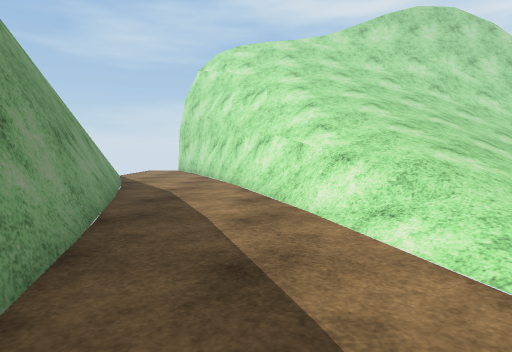
View 1 (above)

19 first-person views from a walk through a Unity game level. The camera is 1.2 m above the floor, tilts 4° down and sees 75° across. The floor is counted in squares, 1 m on a side. Each view is taken from the middle of a square. On the plan, view 1 faces up. The plan holds only what a view shows up to about 14 squares ahead; the rest is blank. The place goes on beyond the plan. The player character is not drawn. Surface patterns are stand-ins for the level's own textures.

View 2
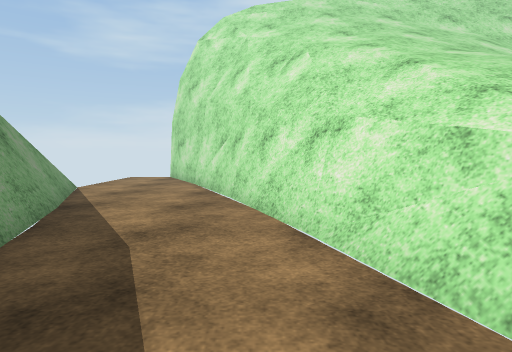

View 3
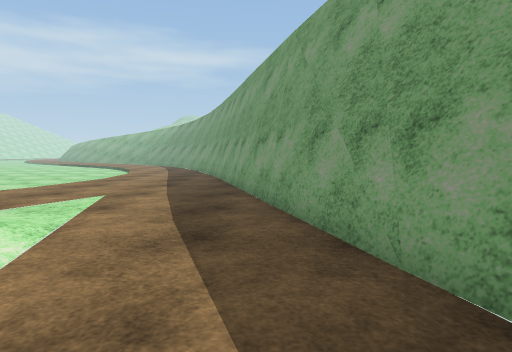

View 4
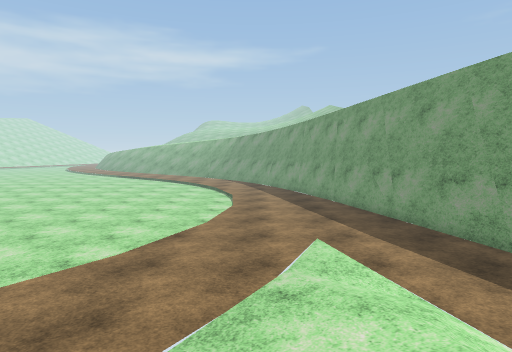

View 5
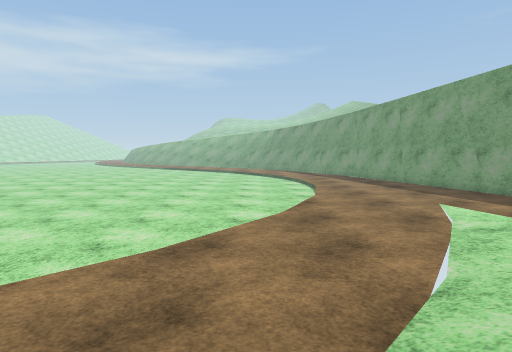

View 6
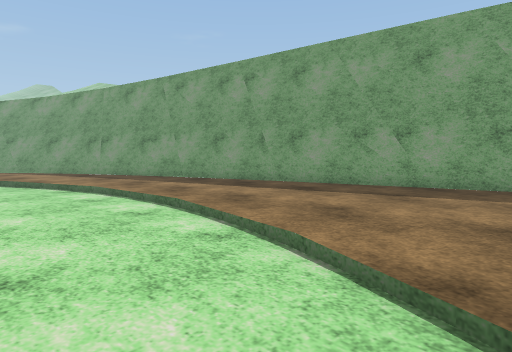

View 7
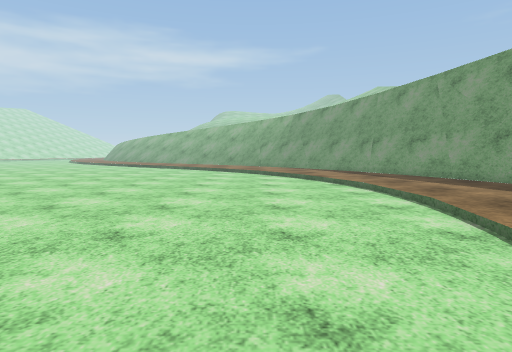

View 8
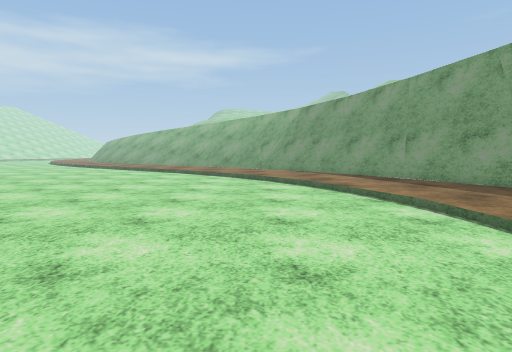

View 9
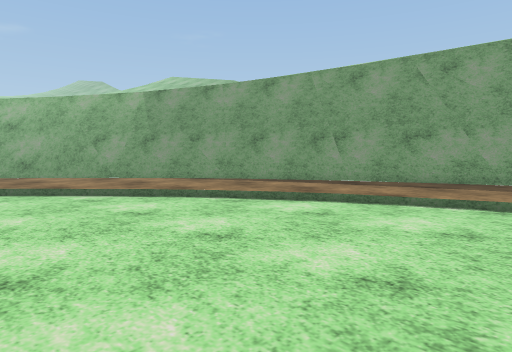

View 10
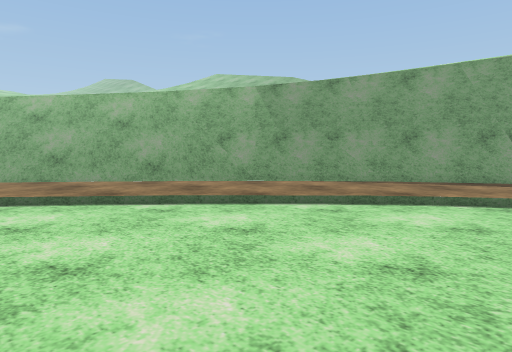

View 11
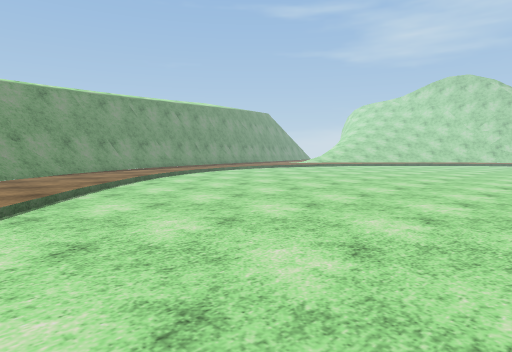

View 12
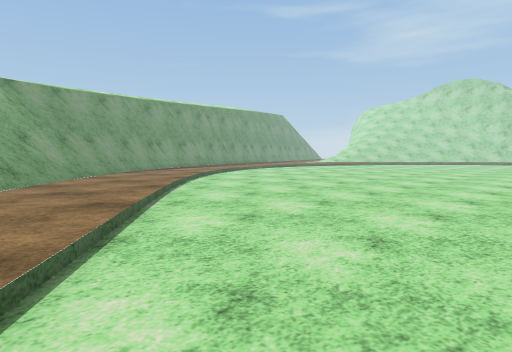

View 13
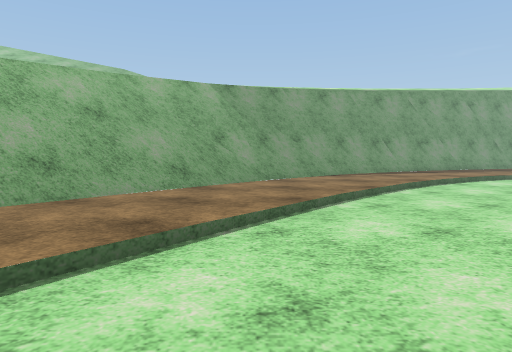

View 14
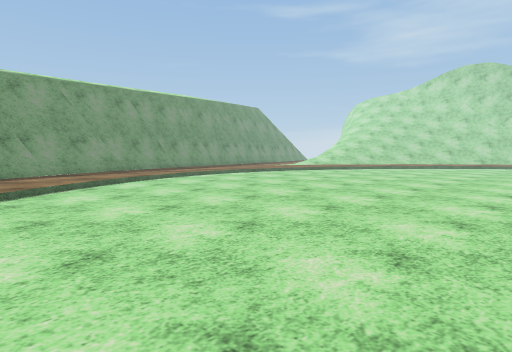

View 15
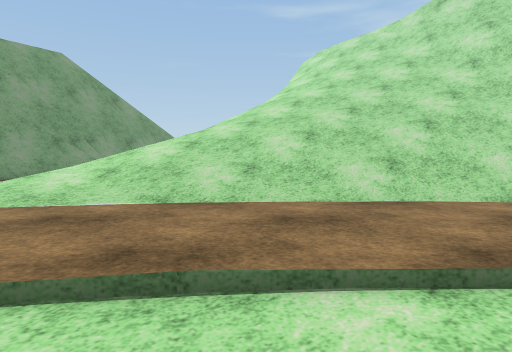

View 16
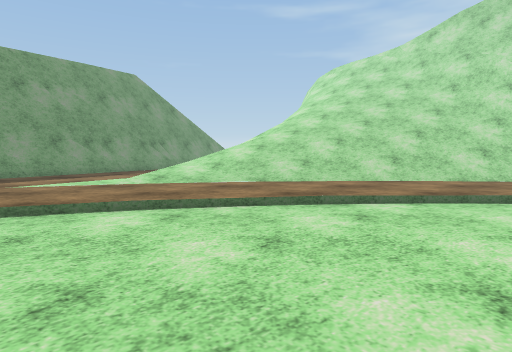

View 17
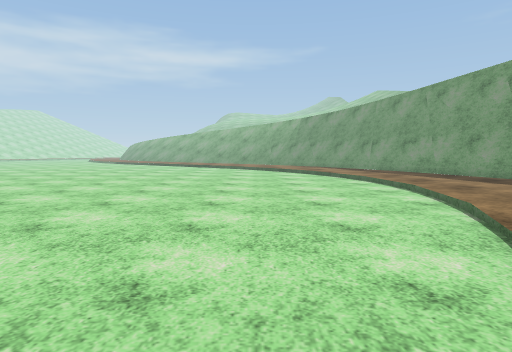

View 18
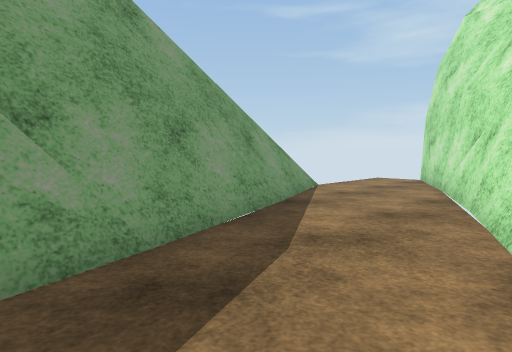

View 19
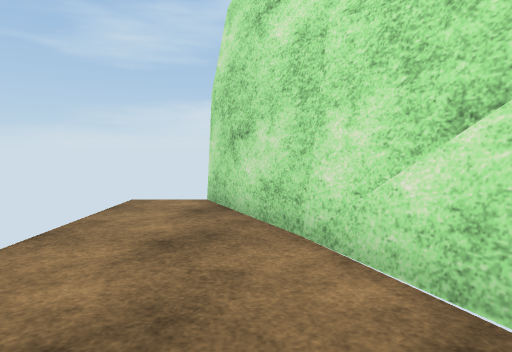

### Floor plan
Key: @ floor where view 1 was taken; # wall or solid block; . main floor; : floor 0.25 m higher than the main floor; + floor 5 m higher than the main floor; / step, stairs or slope; = window, fence, low wall or low ledge; ^ raised ledge; v drop or lower ground.
Columns run from 7 left of view 1 to 24 right of it. Each row starts with its distance up from view 1.
 23   #
 22  :##
 21  ::#
 20  ::##v////////////
 19  :::# /////////////
 18  :::##v////////////
 17  ::::# v///////////
 16 =::::##v///////////
 15 #=:::##v///////////
 14 ##::::#v/////////////
 13 ##::::##/////////////
 12  ##::::#/////////////
 11  ##::::#=///////////:
 10   #=:::/=//////////::
  9   ##:::///////////:::
  8  v##:::://///////:::::
  7    #=:::////////:::::/
  6   v##:::://////:::::/.
  5   v##:::://////::::/..
  4     #:::://///::::/...
  3    v##::::///::::/....
  2    v##:::::/:::::......
  1     v#::::::::::/......
  0     v#=@:::::::/........
 -1     v##::::::::/.........
 -2     vv#::::::::..........
 -3      v#:::::::/...........
 -4      v#=::::::.............
 -5      v##::::::.............
 -6      /v#::::::.............
 -7       v#:::::/.............
 -8       v##::::/.............
 -9        v#::::/..............
-10        v#:::::................
-11        v#=::::................
-12         v#::::................
-13        /v#::::/...............
-14        /v#=::::...............
-15         vv#::::/...............
-16         /v#=:::/...............
-17         /v##::::/..............
-18           v#=::::..............
-19          /v##::::/.............
-20          +vv#=::::/............
-21           /v##:::::/...........
-22            vv#=:::::/...........
-23             vv#=:::::/..........
-24              v##=:::::/.........
-25               v#=/:::::/........
-26               v#^//::::::/......
-27                #^///::::::/.....
-28                 =#///::::::/...
-29                 =#/////::  :/. .

Positions as (right, up) in squares from view 1, and headings:
1: (0, 0), facing up
2: (-1, 6), facing up
3: (-1, 8), facing down
4: (5, 8), facing down
5: (9, 9), facing down
6: (10, -1), facing down-left
7: (10, 0), facing down
8: (10, -4), facing down
9: (15, -11), facing down-left
10: (18, -16), facing down-left
11: (24, -26), facing up-left
12: (24, -29), facing up-left
13: (22, -25), facing left
14: (21, -21), facing up-left
15: (13, 2), facing up-left
16: (15, -3), facing up-left
17: (11, 3), facing down
18: (0, 7), facing up-left
19: (-4, 14), facing up
